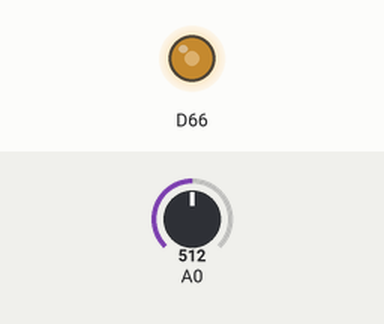
A sketch run on a simulated Arduino Due. Parts: output pins drawn as LEDs (lit = HIGH). Inputs (shaded band) come from the test bench; at power-on: A0 = 512 (analog values on the 0–1023 scale).

Above: at 1.2 s.
1.3 s: A0 set to 716
At 2.3 s:
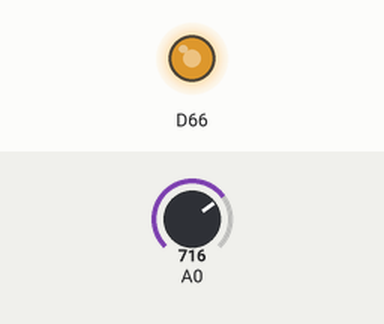
2.8 s: A0 set to 900
At 3.5 s:
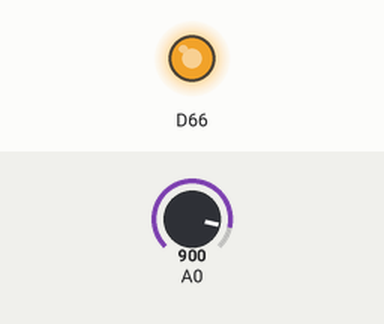
4.3 s: A0 set to 122
At 4.6 s:
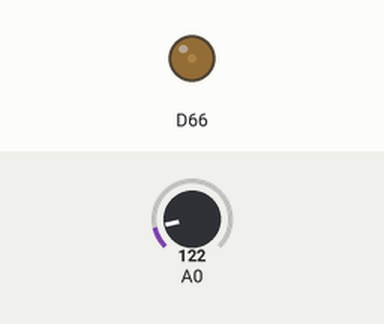
5.8 s: A0 set to 0
At 6.9 s:
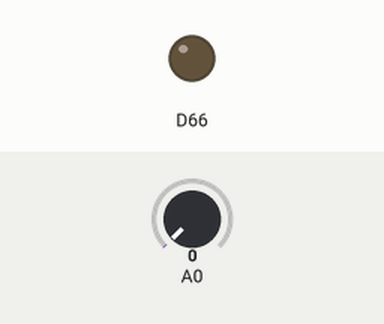
Timing chart, 0 to 8.3 s (numbered marks = the images above; inputs shaded):
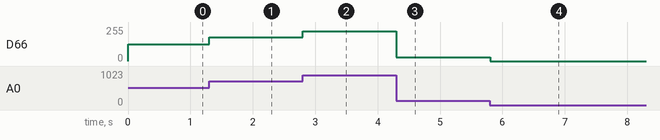

The sketch:

FiltroPassBaixa.ino
```cpp
 /* Filtro Passa Baixa
 * TCC
 * PROCESSAMENTO DIGITAL DE ÁUDIO - Uma abordagem Didática com Arduino
 * Otavio Leite
 * Eletrônica Industrial
 * Fatec SP
 * Adaptado de: https://github.com/curiores
 */

template <int order> // Ordem - 1 ou 2
class LowPass
{
  private:
    float a[order];
    float b[order+1];
    float omega0;
    float dt;
    bool adapt;
    float tn1 = 0;
    float x[order+1]; // Valores Brutos
    float y[order+1]; // Valores Filtrados

  public:
    LowPass(float f0, float fs,bool adaptive){
      // f0: frequêcia de corte (Hz)
      // fs: frequêncas de amostragem (sample rate) (Hz)
      // adaptive: boolean flag, se selecionado 1, o código irá automaticamente selecionar
      // a frequência de amostragem baseada no histórico de tempo.

      omega0 = 6.28318530718*f0;
      dt = 1.0/fs;
      adapt = adaptive;
      tn1 = -dt;
      for(int k = 0; k < order+1; k++){
        x[k] = 0;
        y[k] = 0;
      }
      setCoef();
    }

    void setCoef(){
      if(adapt){
        float t = micros()/1.0e6;
        dt = t - tn1;
        tn1 = t;
      }

      float alpha = omega0*dt;
      if(order==1){
        a[0] = -(alpha - 2.0)/(alpha+2.0);
        b[0] = alpha/(alpha+2.0);
        b[1] = alpha/(alpha+2.0);
      }
      if(order==2){
        float alphaSq = alpha*alpha;
        float beta[] = {1, sqrt(2), 1};
        float D = alphaSq*beta[0] + 2*alpha*beta[1] + 4*beta[2];
        b[0] = alphaSq/D;
        b[1] = 2*b[0];
        b[2] = b[0];
        a[0] = -(2*alphaSq*beta[0] - 8*beta[2])/D;
        a[1] = -(beta[0]*alphaSq - 2*beta[1]*alpha + 4*beta[2])/D;
      }
    }

    float filt(float xn){
      // Fornecido o valor bruto x
      // Devolve o valor filtrado y
      if(adapt){
        setCoef(); // Atualiza os coeficiente se necessário
      }
      y[0] = 0;
      x[0] = xn;
      // Calcula os valores filtrados
      for(int k = 0; k < order; k++){
        y[0] += a[k]*y[k+1] + b[k]*x[k];
      }
      y[0] += b[order]*x[order];

      // Salva o histórico de valores
      for(int k = order; k > 0; k--){
        y[k] = y[k-1];
        x[k] = x[k-1];
      }

      // Retorna os valores filtrados
      return y[0];
    }
};

// Instância de filtragem
LowPass<2> lp(5000,44.1e3,false);

void setup() {

  analogReadResolution(12);  //Define a profundidade de bits do conversor AD
  analogWriteResolution(12); //Define a profundidade de bits do conversor DA
}

void loop() {

  // Lê o pino do conversor AD
  int analogValue = analogRead(A0);
  float xn = (analogValue);

  // Computa o sinal filtrado
  float yn = lp.filt(xn);

  //Escreve o sinal filtrado no pino do conversor DA
  analogWrite(DAC0, (yn));

}
```

Measured:
- after the input at 1.3 s, D66: 127/255 → 178/255 at once
- after the input at 2.8 s, D66: 178/255 → 224/255 at once
- after the input at 4.3 s, D66: 224/255 → 30/255 at once
- after the input at 5.8 s, D66: 30/255 → 0/255 at once
